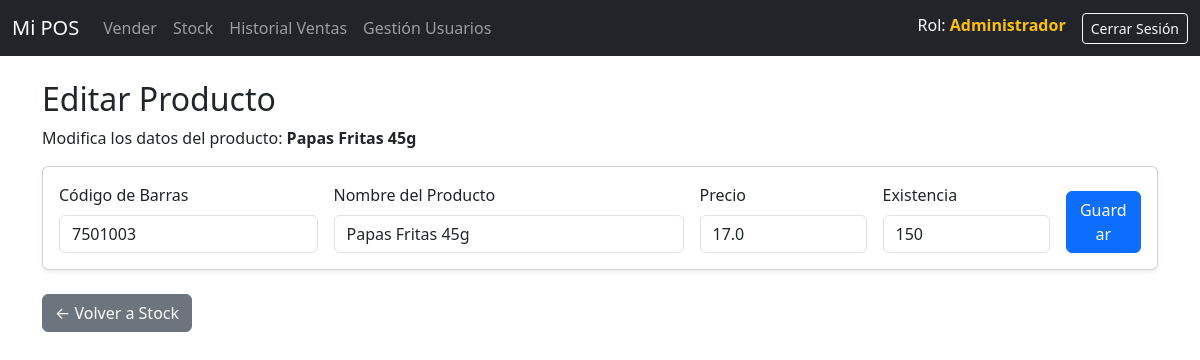
The page /producto/editar/3 (signed in) on the database its author committed.
### tables this page shows
CREATE TABLE producto (
    id INTEGER PRIMARY KEY AUTOINCREMENT,
    codigo_barras TEXT NOTIQUE UNIQUE,
    nombre TEXT NOT NULL,
    precio_venta REAL NOT NULL,
    existencia INTEGER NOT NULL DEFAULT 0
);

### app.py (the view)
@app.route('/producto/editar/<int:id>')
@login_required
@rol_required('administrador') # 🛑 SOLO ADMINISTRADOR
def editar_producto(id):
    conn = db.get_db_connection()
    producto = conn.execute('SELECT * FROM producto WHERE id = ?', (id,)).fetchone()
    conn.close()
    if producto is None:
        flash('Producto no encontrado.', 'warning')
        return redirect(url_for('stock'))
    return render_template('editar_producto.html', producto=producto)

### app.py (called while the page is built)
def login_required(f):
    @wraps(f)
    def decorated_function(*args, **kwargs):
        if 'logged_in' not in session:
            flash('Debes iniciar sesión para acceder a esta página.', 'warning')
            return redirect(url_for('login'))
        return f(*args, **kwargs)
    return decorated_function

def rol_required(rol_necesario):
    def decorator(f):
        @wraps(f)
        def decorated_function(*args, **kwargs):
            if 'rol' not in session or session['rol'] != rol_necesario:
                flash(f'No tienes permiso de {rol_necesario.upper()} para acceder a esta función.', 'danger')
                return redirect(url_for('index'))
            return f(*args, **kwargs)
        return decorated_function  # <- Este return es para 'decorator'
    return decorator

### database.py (called while the page is built)
def get_db_connection():
    conn = sqlite3.connect('pos.db')
    conn.row_factory = sqlite3.Row  # Permite acceder a las columnas por nombre
    return conn

### templates/editar_producto.html
{% extends "layout.html" %}
{% block content %}
<div class="row">
    <div class="col-12">
        <h2>Editar Producto</h2>
        <p>Modifica los datos del producto: <strong>{{ producto['nombre'] }}</strong></p>
    </div>
</div>
<div class="card shadow-sm mb-4">
    <div class="card-body">
        <form action="{{ url_for('actualizar_producto', id=producto['id']) }}" method="POST" class="row g-3">
            <div class="col-md-3">
                <label for="codigo_barras" class="form-label">Código de Barras</label>
                <input type="text" class="form-control" id="codigo_barras" name="codigo_barras" value="{{ producto['codigo_barras'] }}" required>
            </div>
            <div class="col-md-4">
                <label for="nombre" class="form-label">Nombre del Producto</label>
                <input type="text" class="form-control" id="nombre" name="nombre" value="{{ producto['nombre'] }}" required>
            </div>
            <div class="col-md-2">
                <label for="precio_venta" class="form-label">Precio</label>
                <input type="number" step="0.01" class="form-control" id="precio_venta" name="precio_venta" value="{{ producto['precio_venta'] }}" required>
            </div>
            <div class="col-md-2">
                <label for="existencia" class="form-label">Existencia</label>
                <input type="number" class="form-control" id="existencia" name="existencia" value="{{ producto['existencia'] }}" required>
            </div>
            <div class="col-md-1 align-self-end">
                <button type="submit" class="btn btn-primary w-100">Guardar</button>
            </div>
        </form>
    </div>
</div>
<a href="{{ url_for('stock') }}" class="btn btn-secondary">&larr; Volver a Stock</a>
{% endblock %}

### rows shown on the page
producto: nombre "Papas Fritas 45g", codigo_barras "7501003", precio_venta "17.0", existencia "150"

### other values the page prints
{{ session.rol.capitalize() }} "Administrador"
